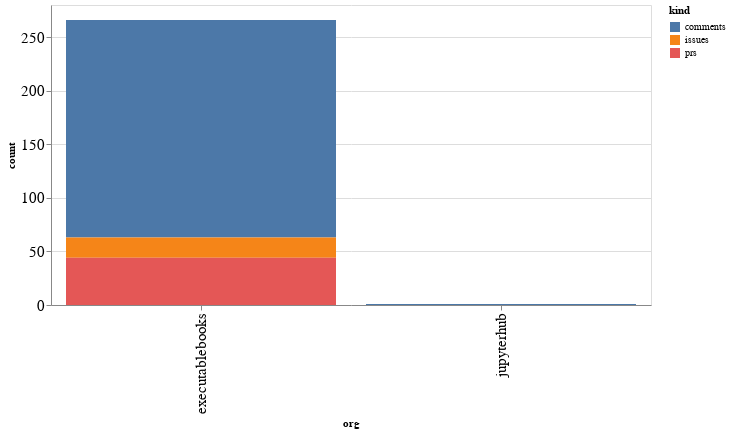

The notebook cell saved with this chart:
### Code cell
alt.Chart(org_summaries, width=600).mark_bar().encode(
    x='org',
    y='count',
    color='kind',
    tooltip="org"
)

### Figure 1 — Vega-Lite specification as saved in the notebook (floating-point values rounded to 4 significant figures)
{"config": {"axisLeft": {"labelFontSize": 15}, "axisBottom": {"labelFontSize": 15}}, "data": {"name": "data-85ca52f6f7b8b3d775436c76642fd9e7"}, "mark": "bar", "encoding": {"color": {"type": "nominal", "field": "kind"}, "tooltip": {"type": "nominal", "field": "org"}, "x": {"type": "nominal", "field": "org"}, "y": {"type": "quantitative", "field": "count"}}, "width": 600, "$schema": "https://vega.github.io/schema/vega-lite/v4.8.1.json", "datasets": {"data-85ca52f6f7b8b3d775436c76642fd9e7": [{"org": "executablebooks", "kind": "comments", "count": 203}, {"org": "executablebooks", "kind": "issues", "count": 19}, {"org": "executablebooks", "kind": "prs", "count": 44}, {"org": "jupyterhub", "kind": "comments", "count": 1}]}}
